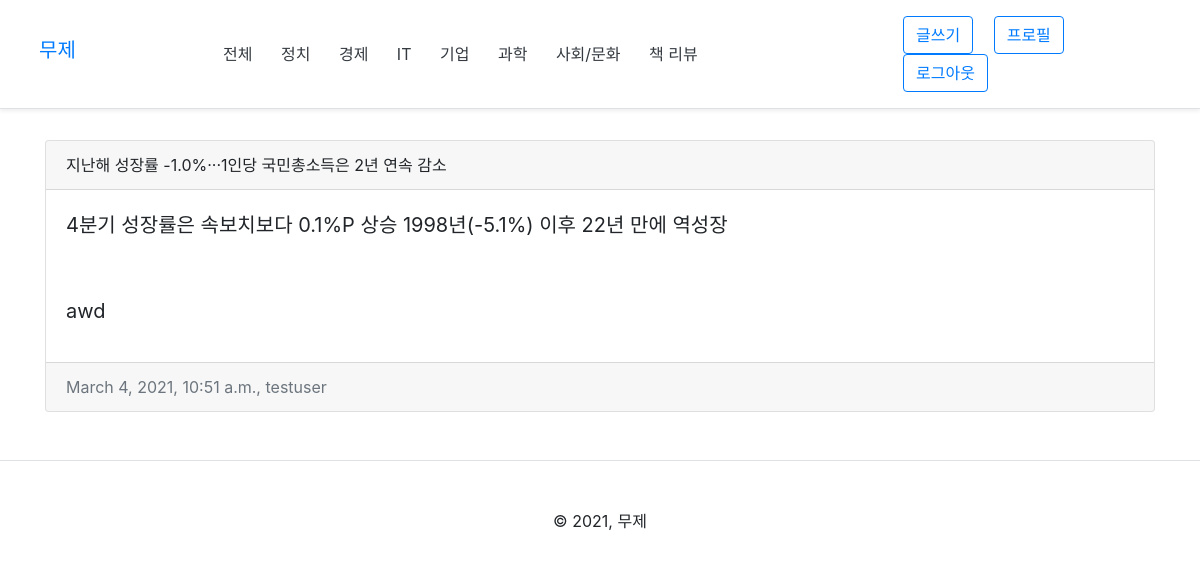
The app's page /33/ (signed in) with its own data.
### posts/models.py (models this page shows, shortened)
class BaseModel(models.Model):
    created_at = models.DateTimeField(auto_now_add=True)
    updated_at = models.DateTimeField(auto_now=True)

class Posts(BaseModel):
    class CountryChoice(models.TextChoices):
        KOREA = "K", "국내"
        WORLD = "W", "해외"
    user = models.ForeignKey(settings.AUTH_USER_MODEL, related_name="posts", on_delete=CASCADE)
    title = models.CharField(max_length=100)
    image = models.TextField(blank=True)
    content = models.TextField()
    content_img = models.ImageField(upload_to="posts/%Y/%m/%d", blank=True, null=True)
    comment = models.TextField(blank=True, null=True)
    post_url = models.URLField()
    country = models.CharField(max_length=2, choices=CountryChoice.choices)
    category = models.ManyToManyField("Category")
    tag = models.ManyToManyField("Tag", blank=True)
    like_user_set = models.ManyToManyField(settings.AUTH_USER_MODEL, blank=True, related_name="like_user_set")
    class Meta:
        ordering = ['-id']
        verbose_name_plural = "Posts"

class BaseModel(models.Model):
    created_at = models.DateTimeField(auto_now_add=True)
    updated_at = models.DateTimeField(auto_now=True)

### accounts/models.py (models this page shows)
class User(AbstractUser):
    avatar = models.ImageField(upload_to="accounts/%Y/%m", default='accounts/base_user.png')
    nickname = models.CharField(unique=True, max_length=10)
    bio = models.CharField(blank=True, max_length=255)
    def get_absolute_url(self):
        return reverse("accounts:profile", kwargs={"pk": self.pk})

### posts/views.py (the view)
# urls.py: path('<int:pk>/', views.PostDetail.as_view(), name="posts_detail"),
class PostDetail(DetailView):
    model = models.Posts
    template_name = 'posts/posts_detail.html'
    context_object_name = 'forms'

### templates/posts/posts_detail.html (shortened to what this page needs)
{% extends 'layout.html' %}
{% load bootstrap4 %}
{% block content %}
<div class="container">
    <div class="card">
        <div class="card-header">
            {{forms.title}}
        </div>
        <div class="card-body">
            <blockquote class="blockquote mb-0">
                <p>{{forms.content}}</p>
            </blockquote>
    </div>
        <div class="card-body">
            <blockquote class="blockquote mb-0">
                <p>{{forms.comment}}</p>
            </blockquote>
        </div>
        <div class="card-footer text-muted">
            {{forms.created_at}}, {{forms.user}}
        </div>
    </div>
</div>
{% endblock %}

### records on screen
Posts: title "지난해 성장률 -1.0%···1인당 국민총소득은 2년 연속 감소", content "4분기 성장률은 속보치보다 0.1%P 상승 1998년(-5.1%) 이후 22년 만에 역성장", comment "awd", user "testuser"
BaseModel: created_at "March 4, 2021, 10:51 a.m."
